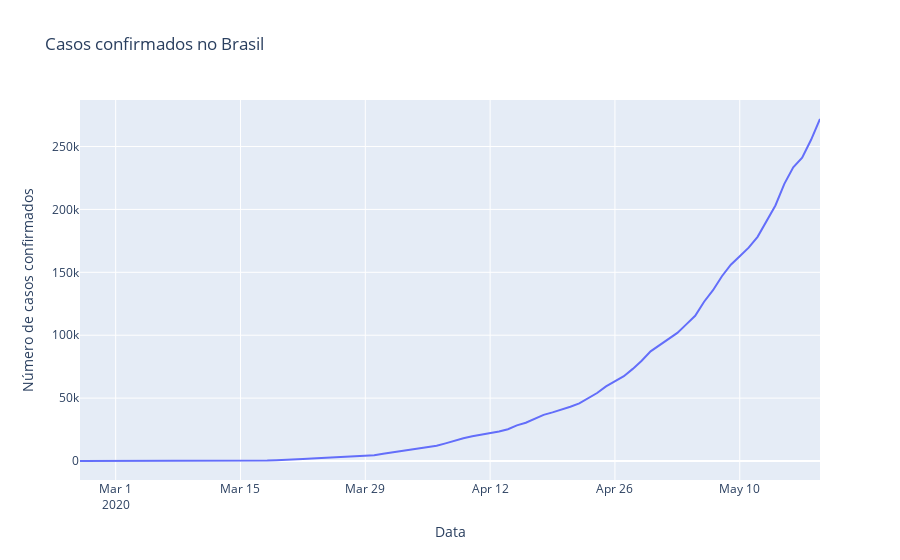

Source (notebook cell):
### Markdown cell above
# Casos confirmados

### Code cell
#grafico da evolução de casos confirmados 
px.line(brasil, 'observationdate', 'confirmed', 
        labels={'observationdate':'Data', 'confirmed':'Número de casos confirmados'},
       title='Casos confirmados no Brasil')
